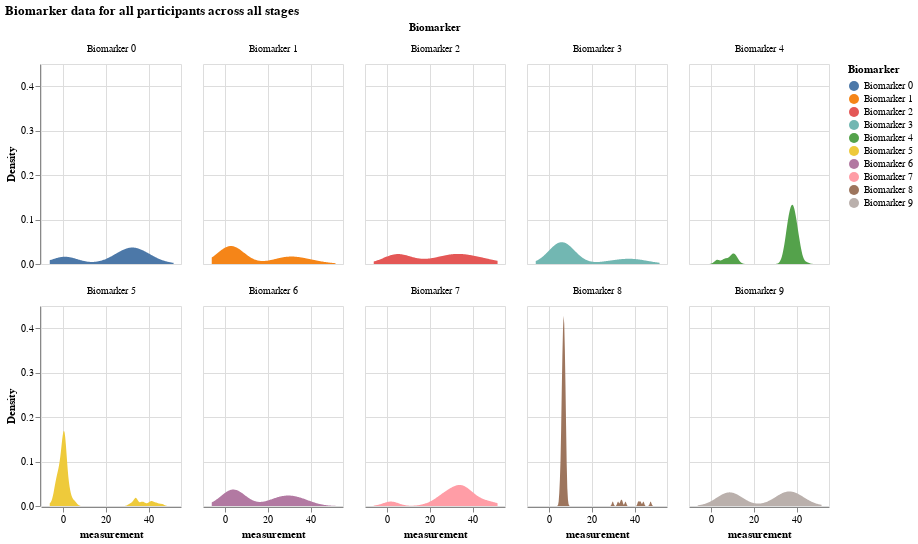

Notebook cell for this chart:
### Markdown cell above
## Visualizing simulated results

With the above data structure, we can visualize the following data:

- Distribution of all biomarker values by biomarker
- Distribution of all biomarker values when the participant is at a certain disease stage
- Comparing a certain biomarker data 
- A certain participant's data

### Distribution of all biomarker values by biomarker

### Code cell
df = pd.DataFrame(X, columns = [f"Biomarker {i}" for i in range(N)])

# make this dataframe wide to long 
df_long = df.melt(var_name = "Biomarker", value_name="Value")

# exapand the value column into a dataframe
values_df = df_long['Value'].apply(pd.Series)
values_df.columns = ['participant', 'measurement', 'k_j', 'S_n', 'affected_or_not']

# join values_df with df_long
df_expanded = df_long.drop('Value', axis = 1).join(values_df)

alt.Chart(df_expanded).transform_density(
    'measurement',
    as_=['measurement', 'Density'],
    groupby=['Biomarker']
).mark_area().encode(
    x="measurement:Q",
    y="Density:Q",
    facet = alt.Facet(
        "Biomarker:N",
        columns = 5
    ),
    color=alt.Color(
        'Biomarker:N'
    )
).properties(
    width= 140,
    height = 200,
).properties(
    title='Biomarker data for all participants across all stages'
)

### Figure 1 — Vega-Lite specification as saved in the notebook (floating-point values rounded to 4 significant figures; data arrays with more than 128 entries replaced by an {"elided": "..."} marker saying what was removed)
{"config": {"view": {"continuousWidth": 300, "continuousHeight": 300}}, "data": {"name": "data-a509b57aa2f42c9321a7e37bd2b95635"}, "mark": {"type": "area"}, "encoding": {"color": {"field": "Biomarker", "type": "nominal"}, "facet": {"columns": 5, "field": "Biomarker", "type": "nominal"}, "x": {"field": "measurement", "type": "quantitative"}, "y": {"field": "Density", "type": "quantitative"}}, "height": 200, "title": "Biomarker data for all participants across all stages", "transform": [{"density": "measurement", "groupby": ["Biomarker"], "as": ["measurement", "Density"]}], "width": 140, "$schema": "https://vega.github.io/schema/vega-lite/v5.16.3.json", "datasets": {"data-a509b57aa2f42c9321a7e37bd2b95635": {"elided": "1000 records"}}}
